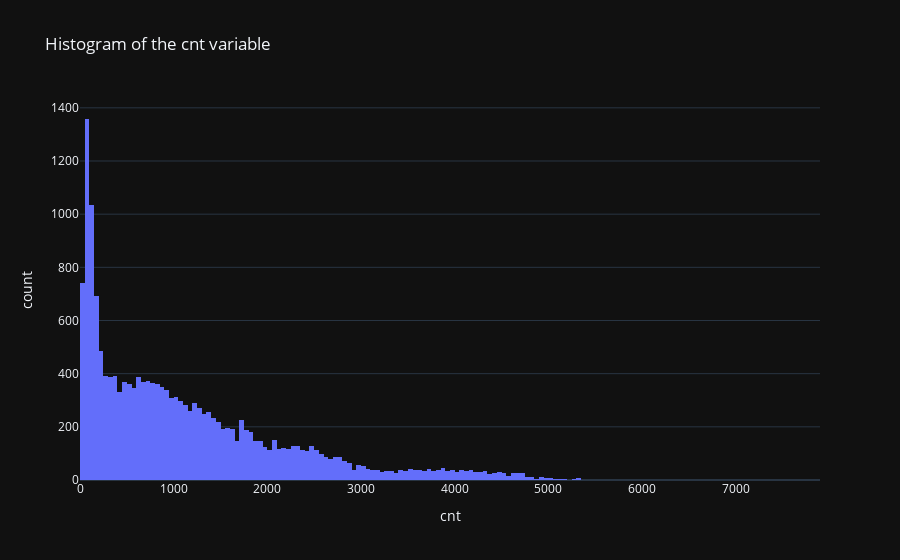

Here is the notebook cell this chart was saved with:
### Markdown cell above
Using the plotly express library, build the histogram of the cnt variable. Add chart title: 'Histogram of the cnt variable'

### Code cell
px.histogram(df, x= 'cnt',title= 'Histogram of the cnt variable',template='plotly_dark')

### Figure 1 — Plotly figure (JSON) as saved in the notebook; plotly's stock layout.template omitted (floating-point values rounded to 4 significant figures; data arrays with more than 128 entries replaced by an {"elided": "..."} marker saying what was removed)
{"data": [{"alignmentgroup": "True", "bingroup": "x", "hovertemplate": "cnt=%{x}<br>count=%{y}<extra></extra>", "legendgroup": "", "marker": {"color": "#636efa", "pattern": {"shape": ""}}, "name": "", "offsetgroup": "", "orientation": "v", "showlegend": false, "type": "histogram", "x": {"elided": "17414 int values"}, "xaxis": "x", "yaxis": "y"}], "layout": {"barmode": "relative", "legend": {"tracegroupgap": 0}, "title": {"text": "Histogram of the cnt variable"}, "xaxis": {"anchor": "y", "domain": [0, 1], "title": {"text": "cnt"}}, "yaxis": {"anchor": "x", "domain": [0, 1], "title": {"text": "count"}}}}
